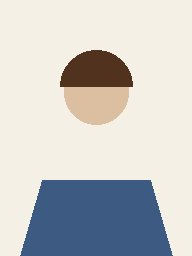
#> input picture tests/fixtures/images/portrait.jpg, 192 x 256 px
$ python -i alt_from_ollama.py   (imports and definitions only)
#> lines starting #> are read from the running program, lines starting #| are printed output that depends on the picture
### front/scripts/_lang.py
"""
_lang
=====

Tiny language-detection helper shared across the Ollama-backed scripts.

Wraps `langdetect`_ — the Python port of Google's language-detection
library — with a graceful fallback for environments where it is not
installed.

The library is opt-in. ``langdetect`` lives under each Ollama tool's
own ``requirements-*.txt`` file (alt text, meta tags, plain language,
captions) so the lightweight scripts that need no third-party deps
(``validate.py``, ``lint_a11y.py``, ``audit_contrast.py``,
``site_indexes.py``) install nothing extra.

Determinism note: ``langdetect`` seeds its random source from the input
string by default, but its public ``DetectorFactory`` exposes a manual
seed. We pin the seed once at import so two calls with the same text
always return the same language tag.

.. _langdetect: https://github.com/Mimino666/langdetect

Author
------
`Warith Harchaoui, Ph.D. <https://www.linkedin.com/in/warith-harchaoui/>`_
"""

from __future__ import annotations

import importlib.util


def _have_langdetect() -> bool:
    """Return ``True`` when ``langdetect`` is importable."""
    return importlib.util.find_spec("langdetect") is not None


# Pin the seed once so output is reproducible. The import is guarded so
# this module stays importable on lightweight installs.
if _have_langdetect():
    from langdetect import DetectorFactory  # type: ignore[import-not-found]
    DetectorFactory.seed = 0


# [38 lines left out: function detect_text_language, not called in this run]

### front/scripts/alt_from_ollama.py
#!/usr/bin/env python3
"""
alt_from_ollama
===============

Generate W3C/WAI-compliant alternative text for an image, using a local
vision model served by Ollama. Output is cached on disk so the same image
+ parameters never hit the model twice.

The script implements the W3C image decision tree
(https://www.w3.org/WAI/tutorials/images/decision-tree/), which categorizes
images by their *purpose* in the page rather than by their pixel content:

    informative   conveys meaning              describe the meaning concisely
    decorative    no information / ornamental  emit alt="" (no model call)
    functional    inside <a> or <button>       describe the action / destination
    text          mostly readable text         alt = the text verbatim
    complex       chart, diagram, infographic  short alt + long description elsewhere
    group         several images, one meaning  describe the group as a whole

Each purpose maps to a different prompt; pass it with ``--kind``.

Usage
-----
::

    # informative (default)
    python alt_from_ollama.py ./public/hero.jpg

    # functional: describe the destination, not the icon
    python alt_from_ollama.py --kind functional --context "Submit signup" ./icons/check.png

    # text-as-image: extract verbatim text
    python alt_from_ollama.py --kind text ./quote.png

    # complex: short alt; pair with a long description in <figcaption>
    python alt_from_ollama.py --kind complex --context "Weekly users" ./chart.png

    # French output, bypass cache for this run
    python alt_from_ollama.py --lang fr --no-cache ./hero.jpg

Notes
-----
* Requires Python 3.9+, ``requests``. Pillow is opportunistic
  (used to downscale images before sending; if missing, the original is sent).
* Default model: ``gemma4:e2b`` (the ``-mlx`` variant is selected automatically
  on MLX-capable hardware). Override with ``OLLAMA_MODEL=<tag>`` or ``--model``.
* Default Ollama endpoint: ``http://localhost:11434``. Override with ``OLLAMA_URL``.
* On-disk cache lives under ``~/.cache/front-skill/alt/`` by default. Override
  with ``FRONT_CACHE_DIR``; disable globally with ``FRONT_NO_CACHE=1`` or for
  a single run with ``--no-cache``.

Author
------
`Warith Harchaoui, Ph.D. <https://www.linkedin.com/in/warith-harchaoui/>`_
"""

from __future__ import annotations

import argparse
import base64
import hashlib
import io
import json
import locale
import os
import platform
import re
import sys
import urllib.request
from pathlib import Path
from typing import Optional

# ``requests`` is the one hard third-party dependency; declared as a runtime
# requirement in ``front/scripts/requirements.txt``.
import requests

# Vocabulary + language helpers — shared with the other Ollama-backed scripts.
sys.path.insert(0, str(Path(__file__).parent))
from _vocab import resolve_vocab_terms, surrounding_text  # noqa: E402
from _lang import detect_text_language  # noqa: E402

# Pillow is *optional*. If available it is used to downscale the image before
# sending to the model (faster inference, smaller HTTP payload). The script
# stays functional without it; large images simply travel uncompressed.
try:
    from PIL import Image  # type: ignore[import-not-found]
    HAVE_PILLOW: bool = True
except ImportError:
    HAVE_PILLOW = False


# ── Module-level configuration ────────────────────────────────────────────────

#: Ollama daemon endpoint. Override with the ``OLLAMA_URL`` env var.
OLLAMA_URL: str = os.environ.get("OLLAMA_URL", "http://localhost:11434")

#: Base model tag. The "-mlx" variant is appended at runtime on MLX-capable
#: hardware; both flavors are visible to Ollama as separate tags.
DEFAULT_BASE: str = os.environ.get("OLLAMA_MODEL_BASE", "gemma4:e2b")

#: Hard cap on output length. W3C does not mandate a fixed maximum, but ~150
#: characters is the upper bound that stays comfortable for screen-reader users.
MAX_CHARS: int = 150

#: Directory where successful generations are cached. Override with the
#: ``FRONT_CACHE_DIR`` env var (useful in tests, CI, or for shared caches).
CACHE_DIR: Path = Path(
    os.environ.get("FRONT_CACHE_DIR", Path.home() / ".cache" / "front-skill")
) / "alt"

#: When true, the cache is consulted neither for reads nor for writes.
#: Toggled at runtime by ``--no-cache`` or globally by ``FRONT_NO_CACHE``.
NO_CACHE: bool = bool(os.environ.get("FRONT_NO_CACHE"))


# ── Cache helpers ────────────────────────────────────────────────────────────

# [65 lines left out: functions _cache_key, _cache_get, _cache_set, not called in this run]


# ── Model + language helpers ────────────────────────────────────────────────

def pick_default_model() -> str:
    """
    Pick the model tag for the current hardware.

    On Apple-Silicon-class arm64 macOS, the MLX-optimized variant
    (``<base>-mlx``) is preferred — its first-token latency is materially
    lower. Everywhere else the base tag is used.

    Returns
    -------
    str
        The model tag to pass to Ollama.
    """
    # ``OLLAMA_MODEL`` is the per-call escape hatch and wins outright.
    if model := os.environ.get("OLLAMA_MODEL"):
        return model
    # ``platform.machine()`` returns ``arm64`` on Apple Silicon, ``aarch64`` on
    # some Linux ARM hosts; both run MLX (the former natively, the latter not,
    # but Ollama silently downgrades the request if the tag is unsupported).
    mlx_capable = platform.system() == "Darwin" and platform.machine() in {"arm64", "aarch64"}
    return f"{DEFAULT_BASE}-mlx" if mlx_capable else DEFAULT_BASE


#: Per-language phrases that the model must NOT begin its output with. W3C is
#: explicit that screen readers already announce "image" — the model parroting
#: "Image of …" in any language is noise.
BANNED_PREFIXES: dict[str, tuple[str, ...]] = {
    "en": ("image of", "picture of", "photo of", "photograph of", "illustration of"),
    "fr": ("image de", "photo de", "photographie de", "illustration de"),
    "es": ("imagen de", "foto de", "fotografía de"),
    "de": ("bild von", "foto von", "darstellung von"),
    "it": ("immagine di", "foto di"),
    "pt": ("imagem de", "foto de"),
    "nl": ("afbeelding van", "foto van"),
    "ar": ("صورة لـ", "صورة من"),
    "ja": ("の画像", "の写真"),
    "zh": ("的图片", "的照片"),
}

#: One-sentence instruction telling the model which language to reply in.
#: The instruction is itself written in the target language to nudge the model
#: into committing to the output language immediately.
LANG_INSTRUCTIONS: dict[str, str] = {
    "en": "Write the alt text in English.",
    "fr": "Rédige le texte alternatif en français.",
    "es": "Escribe el texto alternativo en español.",
    "de": "Schreibe den Alt-Text auf Deutsch.",
    "it": "Scrivi il testo alternativo in italiano.",
    "pt": "Escreva o texto alternativo em português.",
    "nl": "Schrijf de alternatieve tekst in het Nederlands.",
    "ar": "اكتب النص البديل باللغة العربية.",
    "ja": "代替テキストを日本語で書いてください。",
    "zh": "用中文写替代文本。",
}


def detect_lang() -> str:
    """
    Detect the desired output language as a two-letter code.

    Resolution order:

    1. ``ALT_LANG`` env var (explicit override).
    2. ``LC_ALL`` / ``LANG`` env vars (POSIX locale).
    3. ``locale.getlocale()`` (system locale, may be ``(None, None)``).
    4. Fallback to English.

    Returns
    -------
    str
        Lower-case two-letter language code (``en``, ``fr``, …).
    """
    raw: Optional[str] = (
        os.environ.get("ALT_LANG")
        or os.environ.get("LC_ALL")
        or os.environ.get("LANG")
    )
    if not raw:
        try:
            raw, _ = locale.getlocale()
        except (TypeError, ValueError):
            raw = "en"
    raw = (raw or "en").lower()
    # Locale strings look like ``fr_FR.UTF-8`` — strip the encoding and region.
    return raw.split("_")[0].split(".")[0][:2]


# ── Prompt construction ─────────────────────────────────────────────────────

#: Generic rules appended to every prompt except the ``text`` purpose (where
#: the verbatim-extraction goal makes generic rules counter-productive).
BASE_RULES: str = (
    f"Reply with the alt text only — no quotes, no prefix, no trailing punctuation tricks. "
    f"Stay under {MAX_CHARS} characters. "
    f"Match the meaning of the image in its likely page context, not its pixels. "
    f"Do not start with 'image of', 'picture of', 'photo of', 'illustration of', "
    f"or the equivalent in your language. "
    f"Be specific where relevant to meaning (e.g. for a news photo, name visible "
    f"people, setting, action). Don't invent facts you can't see."
)


# [113 lines left out: functions long_prompt_for, prompt_for, not called in this run]


# ── Image loading + optional downscale ──────────────────────────────────────

def load_image_bytes(src: str) -> bytes:
    """
    Load the bytes of an image from a local path or an HTTP(S) URL.

    Parameters
    ----------
    src : str
        Either a filesystem path or a fully-qualified ``http(s)://`` URL.

    Returns
    -------
    bytes
        Raw bytes of the image, as fetched.

    Raises
    ------
    urllib.error.URLError
        On any network failure during URL fetch.
    OSError
        On any filesystem failure during local read.
    """
    if re.match(r"^https?://", src, re.I):
        # ``urllib`` is preferred over ``requests`` here because it streams from
        # the response object directly and avoids an extra dependency boundary.
        with urllib.request.urlopen(src, timeout=10) as resp:
            return resp.read()
    return Path(src).read_bytes()


# [94 lines left out: functions maybe_resize, post_process, not called in this run]


# ── Public API ──────────────────────────────────────────────────────────────

def describe_long(
    src: str,
    *,
    kind: str = "complex",
    lang: Optional[str] = None,
    context: str = "",
    resize: int = 1024,
    model: Optional[str] = None,
) -> str:
    """
    Generate a long description for a complex image.

    Parameters
    ----------
    src : str
        Path or URL to the image.
    kind : str, optional
        W3C purpose. Defaults to ``"complex"`` since that is the only kind
        for which a long description is normally meaningful.
    lang : str or None, optional
        BCP-47 base tag. Detected from the environment when ``None``.
    context : str, optional
        Page-context hint (e.g. "Weekly active users for the marketing site").
    resize : int, optional
        Maximum long-edge in pixels for the image sent to the model.
    model : str or None, optional
        Ollama model tag to use.

    Returns
    -------
    str
        Markdown long description, suitable for ``<figcaption>`` or
        ``aria-describedby``. Empty string when the model returns nothing.

    Raises
    ------
    SystemExit
        With code ``2`` when Ollama is unreachable.
    """
    lang = (lang or detect_lang()).lower()[:2]
    model = model or pick_default_model()
    data: bytes = maybe_resize(load_image_bytes(src), resize)

    # The cache key distinguishes long descriptions from short alt by
    # appending ``"long"`` to the parameter mix.
    key = _cache_key(data, f"{kind}:long", lang, context, model)
    cached = _cache_get(key)
    if cached is not None:
        return cached

    image_b64: str = base64.b64encode(data).decode("ascii")
    payload: dict = {
        "model": model,
        "prompt": long_prompt_for(kind, lang, context),
        "images": [image_b64],
        "stream": False,
        # Long descriptions need more tokens than short alt — 400 words
        # comfortably fits in 600 tokens for most languages.
        "options": {"temperature": 0.25, "num_predict": 600},
    }

    try:
        resp = requests.post(f"{OLLAMA_URL}/api/generate", json=payload, timeout=180)
        resp.raise_for_status()
    except requests.exceptions.ConnectionError:
        sys.stderr.write(
            f"Cannot reach Ollama at {OLLAMA_URL}.\n"
            f"Start the daemon (`ollama serve`) or run:\n"
            f"    python front/scripts/install_alt_ai.py\n"
        )
        sys.exit(2)
    except requests.exceptions.HTTPError as e:
        sys.stderr.write(f"Ollama responded with HTTP error: {e}\n")
        sys.exit(2)

    body: dict = resp.json()
    text: str = (body.get("response") or "").strip()
    # Long descriptions are NOT post-processed by ``post_process`` — that
    # would strip Markdown bullets and clip mid-list. They are still cached.
    _cache_set(key, text)
    return text


# [325 lines left out: functions compose_vocabulary_hint, describe, _build_argparser, main, not called in this run]


# [2 lines not run here, left out]

>>> import cv2
>>> picture = cv2.imread('../../tests/fixtures/images/portrait.jpg', cv2.IMREAD_GRAYSCALE)
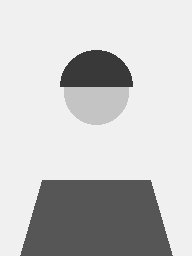
#> picture: shape (256, 192); min 40, max 255, mean 199.2
>>> result = describe_long(picture)
#> (the run stopped early here; a loop or call above may not have finished)
